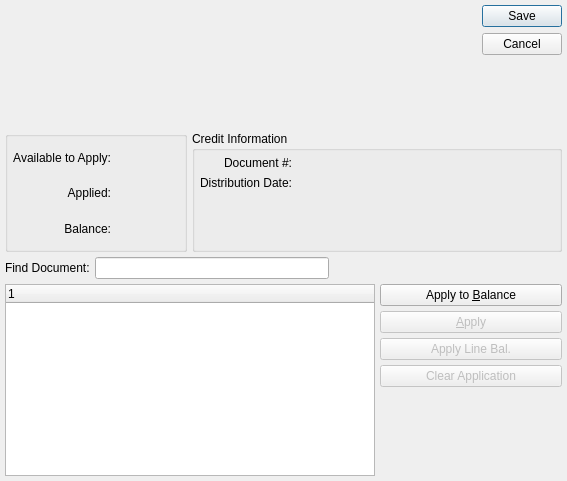
<?xml version="1.0" encoding="UTF-8"?>
<ui version="4.0">
 <comment>This file is part of the xTuple ERP: PostBooks Edition, a free and
open source Enterprise Resource Planning software suite,
Copyright (c) 1999-2019 by OpenMFG LLC, d/b/a xTuple.
It is licensed to you under the Common Public Attribution License
version 1.0, the full text of which (including xTuple-specific Exhibits)
is available at www.xtuple.com/CPAL.  By using this software, you agree
to be bound by its terms.</comment>
 <class>applyARCreditMemo</class>
 <widget class="QDialog" name="applyARCreditMemo">
  <property name="geometry">
   <rect>
    <x>0</x>
    <y>0</y>
    <width>567</width>
    <height>481</height>
   </rect>
  </property>
  <property name="windowTitle">
   <string>Apply A/R Credit Memo</string>
  </property>
  <layout class="QGridLayout" name="gridLayout_3">
   <item row="0" column="0" colspan="3">
    <layout class="QHBoxLayout" name="horizontalLayout">
     <item>
      <widget class="CustCluster" name="_cust"/>
     </item>
     <item>
      <spacer>
       <property name="orientation">
        <enum>Qt::Horizontal</enum>
       </property>
       <property name="sizeType">
        <enum>QSizePolicy::Expanding</enum>
       </property>
       <property name="sizeHint" stdset="0">
        <size>
         <width>0</width>
         <height>16</height>
        </size>
       </property>
      </spacer>
     </item>
     <item>
      <widget class="QDialogButtonBox" name="_buttonBox">
       <property name="orientation">
        <enum>Qt::Vertical</enum>
       </property>
       <property name="standardButtons">
        <set>QDialogButtonBox::Cancel|QDialogButtonBox::Save</set>
       </property>
      </widget>
     </item>
    </layout>
   </item>
   <item row="1" column="0">
    <widget class="QGroupBox" name="_priceGroup">
     <property name="title">
      <string/>
     </property>
     <layout class="QGridLayout">
      <property name="margin">
       <number>5</number>
      </property>
      <property name="spacing">
       <number>5</number>
      </property>
      <item row="0" column="1">
       <widget class="CurrDisplay" name="_available">
        <property name="localControl">
         <bool>false</bool>
        </property>
       </widget>
      </item>
      <item row="1" column="1">
       <widget class="CurrDisplay" name="_applied">
        <property name="localControl">
         <bool>false</bool>
        </property>
       </widget>
      </item>
      <item row="0" column="0">
       <widget class="QLabel" name="_availableLit">
        <property name="text">
         <string>Available to Apply:</string>
        </property>
        <property name="alignment">
         <set>Qt::AlignRight|Qt::AlignTrailing|Qt::AlignVCenter</set>
        </property>
       </widget>
      </item>
      <item row="1" column="0">
       <widget class="QLabel" name="_appliedLit">
        <property name="text">
         <string>Applied:</string>
        </property>
        <property name="alignment">
         <set>Qt::AlignRight|Qt::AlignTrailing|Qt::AlignVCenter</set>
        </property>
       </widget>
      </item>
      <item row="2" column="0">
       <widget class="QLabel" name="_balanceLit">
        <property name="text">
         <string>Balance:</string>
        </property>
        <property name="alignment">
         <set>Qt::AlignRight|Qt::AlignTrailing|Qt::AlignVCenter</set>
        </property>
       </widget>
      </item>
      <item row="2" column="1">
       <widget class="CurrDisplay" name="_balance">
        <property name="localControl">
         <bool>false</bool>
        </property>
       </widget>
      </item>
     </layout>
    </widget>
   </item>
   <item row="1" column="1" colspan="2">
    <widget class="QGroupBox" name="_docGroup">
     <property name="title">
      <string>Credit Information</string>
     </property>
     <layout class="QGridLayout" name="gridLayout_2">
      <item row="0" column="0">
       <layout class="QVBoxLayout" name="verticalLayout">
        <item>
         <layout class="QGridLayout" name="gridLayout_4">
          <item row="0" column="0">
           <widget class="QLabel" name="_doumentNumberLit">
            <property name="text">
             <string>Document #:</string>
            </property>
            <property name="alignment">
             <set>Qt::AlignRight|Qt::AlignTrailing|Qt::AlignVCenter</set>
            </property>
           </widget>
          </item>
          <item row="0" column="1">
           <layout class="QHBoxLayout">
            <property name="spacing">
             <number>0</number>
            </property>
            <item>
             <widget class="QLabel" name="_docNumber">
              <property name="minimumSize">
               <size>
                <width>100</width>
                <height>0</height>
               </size>
              </property>
             </widget>
            </item>
            <item>
             <spacer>
              <property name="orientation">
               <enum>Qt::Horizontal</enum>
              </property>
              <property name="sizeType">
               <enum>QSizePolicy::Expanding</enum>
              </property>
              <property name="sizeHint" stdset="0">
               <size>
                <width>0</width>
                <height>10</height>
               </size>
              </property>
             </spacer>
            </item>
           </layout>
          </item>
          <item row="1" column="0">
           <widget class="QLabel" name="_distDateLit">
            <property name="text">
             <string>Distribution Date:</string>
            </property>
            <property name="alignment">
             <set>Qt::AlignRight|Qt::AlignTrailing|Qt::AlignVCenter</set>
            </property>
           </widget>
          </item>
          <item row="1" column="1">
           <layout class="QHBoxLayout">
            <property name="spacing">
             <number>0</number>
            </property>
            <item>
             <widget class="DLineEdit" name="_docDate">
              <property name="enabled">
               <bool>false</bool>
              </property>
              <property name="sizePolicy">
               <sizepolicy hsizetype="Preferred" vsizetype="Fixed">
                <horstretch>0</horstretch>
                <verstretch>0</verstretch>
               </sizepolicy>
              </property>
              <property name="maximumSize">
               <size>
                <width>100</width>
                <height>32767</height>
               </size>
              </property>
             </widget>
            </item>
            <item>
             <spacer>
              <property name="orientation">
               <enum>Qt::Horizontal</enum>
              </property>
              <property name="sizeType">
               <enum>QSizePolicy::Expanding</enum>
              </property>
              <property name="sizeHint" stdset="0">
               <size>
                <width>0</width>
                <height>16</height>
               </size>
              </property>
             </spacer>
            </item>
           </layout>
          </item>
         </layout>
        </item>
        <item>
         <spacer>
          <property name="orientation">
           <enum>Qt::Vertical</enum>
          </property>
          <property name="sizeHint" stdset="0">
           <size>
            <width>17</width>
            <height>18</height>
           </size>
          </property>
         </spacer>
        </item>
       </layout>
      </item>
     </layout>
    </widget>
   </item>
   <item row="2" column="0" colspan="3">
    <layout class="QHBoxLayout">
     <property name="spacing">
      <number>5</number>
     </property>
     <item>
      <widget class="QLabel" name="_searchDocNumLit">
       <property name="text">
        <string>Find Document:</string>
       </property>
      </widget>
     </item>
     <item>
      <layout class="QHBoxLayout">
       <property name="spacing">
        <number>0</number>
       </property>
       <item>
        <widget class="QLineEdit" name="_searchDocNum"/>
       </item>
       <item>
        <spacer>
         <property name="orientation">
          <enum>Qt::Horizontal</enum>
         </property>
         <property name="sizeType">
          <enum>QSizePolicy::Expanding</enum>
         </property>
         <property name="sizeHint" stdset="0">
          <size>
           <width>0</width>
           <height>20</height>
          </size>
         </property>
        </spacer>
       </item>
      </layout>
     </item>
    </layout>
   </item>
   <item row="3" column="0" colspan="2">
    <widget class="XTreeWidget" name="_aropen"/>
   </item>
   <item row="3" column="2">
    <layout class="QVBoxLayout" name="verticalLayout_2">
     <item>
      <widget class="QPushButton" name="_applyToBalance">
       <property name="text">
        <string>Apply to &amp;Balance</string>
       </property>
      </widget>
     </item>
     <item>
      <widget class="QPushButton" name="_apply">
       <property name="enabled">
        <bool>false</bool>
       </property>
       <property name="text">
        <string>&amp;Apply</string>
       </property>
      </widget>
     </item>
     <item>
      <widget class="QPushButton" name="_applyLineBalance">
       <property name="enabled">
        <bool>false</bool>
       </property>
       <property name="text">
        <string>Apply Line Bal.</string>
       </property>
      </widget>
     </item>
     <item>
      <widget class="QPushButton" name="_clear">
       <property name="enabled">
        <bool>false</bool>
       </property>
       <property name="text">
        <string>Clear Application</string>
       </property>
      </widget>
     </item>
     <item>
      <spacer>
       <property name="orientation">
        <enum>Qt::Vertical</enum>
       </property>
       <property name="sizeType">
        <enum>QSizePolicy::Expanding</enum>
       </property>
       <property name="sizeHint" stdset="0">
        <size>
         <width>13</width>
         <height>26</height>
        </size>
       </property>
      </spacer>
     </item>
    </layout>
   </item>
  </layout>
 </widget>
 <layoutdefault spacing="5" margin="5"/>
 <customwidgets>
  <customwidget>
   <class>CurrDisplay</class>
   <extends>QWidget</extends>
   <header>currcluster.h</header>
  </customwidget>
  <customwidget>
   <class>CustCluster</class>
   <extends>QWidget</extends>
   <header>custcluster.h</header>
  </customwidget>
  <customwidget>
   <class>DLineEdit</class>
   <extends>QWidget</extends>
   <header>datecluster.h</header>
   <container>1</container>
  </customwidget>
  <customwidget>
   <class>XTreeWidget</class>
   <extends>QTreeWidget</extends>
   <header>xtreewidget.h</header>
   <container>1</container>
  </customwidget>
 </customwidgets>
 <tabstops>
  <tabstop>_cust</tabstop>
  <tabstop>_docDate</tabstop>
  <tabstop>_searchDocNum</tabstop>
  <tabstop>_aropen</tabstop>
  <tabstop>_applyToBalance</tabstop>
  <tabstop>_apply</tabstop>
  <tabstop>_clear</tabstop>
 </tabstops>
 <resources/>
 <connections>
  <connection>
   <sender>_aropen</sender>
   <signal>valid(bool)</signal>
   <receiver>_apply</receiver>
   <slot>setEnabled(bool)</slot>
   <hints>
    <hint type="sourcelabel">
     <x>20</x>
     <y>20</y>
    </hint>
    <hint type="destinationlabel">
     <x>20</x>
     <y>20</y>
    </hint>
   </hints>
  </connection>
  <connection>
   <sender>_aropen</sender>
   <signal>valid(bool)</signal>
   <receiver>_clear</receiver>
   <slot>setEnabled(bool)</slot>
   <hints>
    <hint type="sourcelabel">
     <x>20</x>
     <y>20</y>
    </hint>
    <hint type="destinationlabel">
     <x>20</x>
     <y>20</y>
    </hint>
   </hints>
  </connection>
  <connection>
   <sender>_available</sender>
   <signal>idChanged(int)</signal>
   <receiver>_applied</receiver>
   <slot>setId(int)</slot>
   <hints>
    <hint type="sourcelabel">
     <x>20</x>
     <y>20</y>
    </hint>
    <hint type="destinationlabel">
     <x>20</x>
     <y>20</y>
    </hint>
   </hints>
  </connection>
  <connection>
   <sender>_available</sender>
   <signal>idChanged(int)</signal>
   <receiver>_balance</receiver>
   <slot>setId(int)</slot>
   <hints>
    <hint type="sourcelabel">
     <x>20</x>
     <y>20</y>
    </hint>
    <hint type="destinationlabel">
     <x>20</x>
     <y>20</y>
    </hint>
   </hints>
  </connection>
  <connection>
   <sender>_available</sender>
   <signal>effectiveChanged(QDate)</signal>
   <receiver>_applied</receiver>
   <slot>setEffective(QDate)</slot>
   <hints>
    <hint type="sourcelabel">
     <x>20</x>
     <y>20</y>
    </hint>
    <hint type="destinationlabel">
     <x>20</x>
     <y>20</y>
    </hint>
   </hints>
  </connection>
  <connection>
   <sender>_available</sender>
   <signal>effectiveChanged(QDate)</signal>
   <receiver>_balance</receiver>
   <slot>setEffective(QDate)</slot>
   <hints>
    <hint type="sourcelabel">
     <x>20</x>
     <y>20</y>
    </hint>
    <hint type="destinationlabel">
     <x>20</x>
     <y>20</y>
    </hint>
   </hints>
  </connection>
  <connection>
   <sender>_docDate</sender>
   <signal>newDate(QDate)</signal>
   <receiver>_available</receiver>
   <slot>setEffective(QDate)</slot>
   <hints>
    <hint type="sourcelabel">
     <x>20</x>
     <y>20</y>
    </hint>
    <hint type="destinationlabel">
     <x>20</x>
     <y>20</y>
    </hint>
   </hints>
  </connection>
  <connection>
   <sender>_aropen</sender>
   <signal>itemSelected(int)</signal>
   <receiver>_apply</receiver>
   <slot>animateClick()</slot>
   <hints>
    <hint type="sourcelabel">
     <x>206</x>
     <y>352</y>
    </hint>
    <hint type="destinationlabel">
     <x>443</x>
     <y>302</y>
    </hint>
   </hints>
  </connection>
  <connection>
   <sender>_aropen</sender>
   <signal>valid(bool)</signal>
   <receiver>_applyLineBalance</receiver>
   <slot>setEnabled(bool)</slot>
   <hints>
    <hint type="sourcelabel">
     <x>203</x>
     <y>356</y>
    </hint>
    <hint type="destinationlabel">
     <x>468</x>
     <y>337</y>
    </hint>
   </hints>
  </connection>
 </connections>
</ui>
